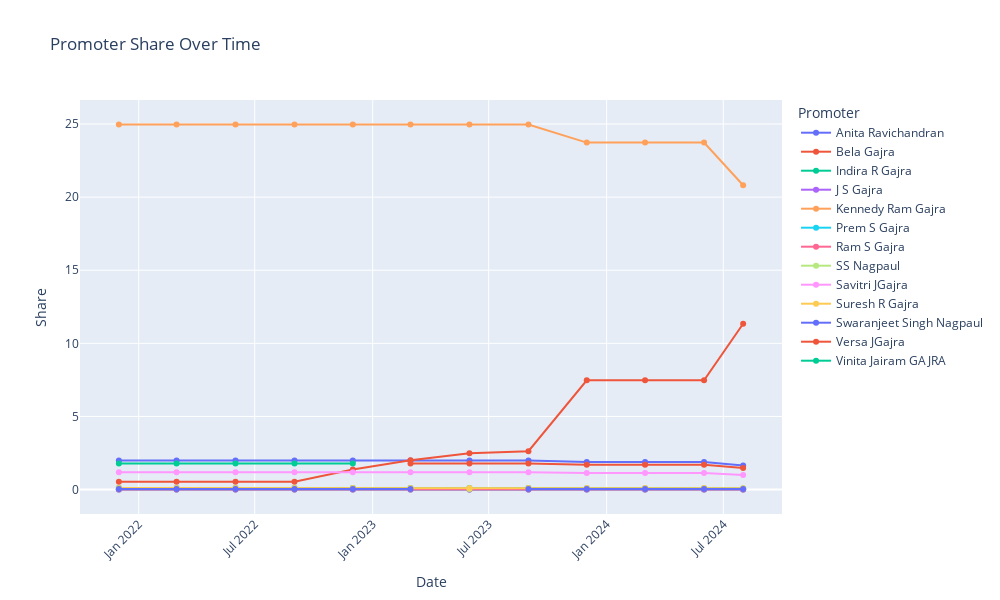

Here is the notebook cell this chart was saved with:
### Code cell
df = pd.DataFrame(gt)

def line(data):


    df['Date'] = pd.to_datetime(df['Date'])
    df['Date'] = df['Date'].dt.strftime('%Y-%d-%m')


    df_pivot = df.pivot(index='Date', columns='Promoter', values='Share')


    fig = go.Figure()

    for promoter in df_pivot.columns:
        fig.add_trace(go.Scatter(
            x=df_pivot.index,
            y=df_pivot[promoter],
            mode='lines+markers',
            name=promoter
        ))

    fig.update_layout(
        title='Promoter Share Over Time',
        xaxis_title='Date',
        yaxis_title='Share',
        xaxis=dict(tickangle=-45),
        legend_title='Promoter',
        width=1000,
        height=600
    )

    fig.show()

### Figure 1 — Plotly figure (JSON) as saved in the notebook; plotly's stock layout.template omitted (floating-point values rounded to 4 significant figures)
{"data": [{"mode": "lines+markers", "name": "Anita Ravichandran", "type": "scatter", "x": ["2021-12-01", "2022-03-01", "2022-06-01", "2022-09-01", "2022-12-01", "2023-03-01", "2023-06-01", "2023-09-01", "2023-12-01", "2024-03-01", "2024-06-01", "2024-08-01"], "y": [1.98, 1.98, 1.98, 1.98, 1.98, 1.98, 1.98, 1.98, 1.88, 1.88, 1.88, 1.65]}, {"mode": "lines+markers", "name": "Bela Gajra", "type": "scatter", "x": ["2021-12-01", "2022-03-01", "2022-06-01", "2022-09-01", "2022-12-01", "2023-03-01", "2023-06-01", "2023-09-01", "2023-12-01", "2024-03-01", "2024-06-01", "2024-08-01"], "y": [0.54, 0.54, 0.54, 0.54, 1.37, 2, 2.49, 2.62, 7.47, 7.47, 7.47, 11.34]}, {"mode": "lines+markers", "name": "Indira R Gajra", "type": "scatter", "x": ["2021-12-01", "2022-03-01", "2022-06-01", "2022-09-01", "2022-12-01", "2023-03-01", "2023-06-01", "2023-09-01", "2023-12-01", "2024-03-01", "2024-06-01", "2024-08-01"], "y": [0.1, 0.1, 0.1, 0.1, 0.1, 0.1, 0.1, 0.1, 0.09, 0.09, 0.09, 0.08]}, {"mode": "lines+markers", "name": "J S Gajra", "type": "scatter", "x": ["2021-12-01", "2022-03-01", "2022-06-01", "2022-09-01", "2022-12-01", "2023-03-01", "2023-06-01", "2023-09-01", "2023-12-01", "2024-03-01", "2024-06-01", "2024-08-01"], "y": [0.01, 0.01, 0.01, 0.01, 0.01, 0.01, 0.01, 0.01, 0.01, 0.01, 0.01, 0.01]}, {"mode": "lines+markers", "name": "Kennedy Ram Gajra", "type": "scatter", "x": ["2021-12-01", "2022-03-01", "2022-06-01", "2022-09-01", "2022-12-01", "2023-03-01", "2023-06-01", "2023-09-01", "2023-12-01", "2024-03-01", "2024-06-01", "2024-08-01"], "y": [24.97, 24.97, 24.97, 24.97, 24.97, 24.97, 24.97, 24.97, 23.73, 23.73, 23.73, 20.81]}, {"mode": "lines+markers", "name": "Prem S Gajra", "type": "scatter", "x": ["2021-12-01", "2022-03-01", "2022-06-01", "2022-09-01", "2022-12-01", "2023-03-01", "2023-06-01", "2023-09-01", "2023-12-01", "2024-03-01", "2024-06-01", "2024-08-01"], "y": [0, 0, 0, 0, 0, 0, 0, 0, 0, 0, 0, 0]}, {"mode": "lines+markers", "name": "Ram S Gajra", "type": "scatter", "x": ["2021-12-01", "2022-03-01", "2022-06-01", "2022-09-01", "2022-12-01", "2023-03-01", "2023-06-01", "2023-09-01", "2023-12-01", "2024-03-01", "2024-06-01", "2024-08-01"], "y": [0.01, 0.01, 0.01, 0.01, 0.01, 0.01, 0.01, 0.01, 0.01, 0.01, 0.01, 0.01]}, {"mode": "lines+markers", "name": "SS Nagpaul", "type": "scatter", "x": ["2021-12-01", "2022-03-01", "2022-06-01", "2022-09-01", "2022-12-01", "2023-03-01", "2023-06-01", "2023-09-01", "2023-12-01", "2024-03-01", "2024-06-01", "2024-08-01"], "y": [null, null, null, null, null, null, 0.03, null, null, null, null, null]}, {"mode": "lines+markers", "name": "Savitri JGajra", "type": "scatter", "x": ["2021-12-01", "2022-03-01", "2022-06-01", "2022-09-01", "2022-12-01", "2023-03-01", "2023-06-01", "2023-09-01", "2023-12-01", "2024-03-01", "2024-06-01", "2024-08-01"], "y": [1.19, 1.19, 1.19, 1.19, 1.19, 1.19, 1.19, 1.19, 1.13, 1.13, 1.13, 0.99]}, {"mode": "lines+markers", "name": "Suresh R Gajra", "type": "scatter", "x": ["2021-12-01", "2022-03-01", "2022-06-01", "2022-09-01", "2022-12-01", "2023-03-01", "2023-06-01", "2023-09-01", "2023-12-01", "2024-03-01", "2024-06-01", "2024-08-01"], "y": [0.11, 0.11, 0.11, 0.11, 0.11, 0.11, 0.11, 0.11, 0.1, 0.1, 0.1, 0.09]}, {"mode": "lines+markers", "name": "Swaranjeet Singh Nagpaul", "type": "scatter", "x": ["2021-12-01", "2022-03-01", "2022-06-01", "2022-09-01", "2022-12-01", "2023-03-01", "2023-06-01", "2023-09-01", "2023-12-01", "2024-03-01", "2024-06-01", "2024-08-01"], "y": [0.03, 0.03, 0.03, 0.03, 0.03, 0.03, null, 0.03, 0.03, 0.03, 0.03, 0.03]}, {"mode": "lines+markers", "name": "Versa JGajra", "type": "scatter", "x": ["2021-12-01", "2022-03-01", "2022-06-01", "2022-09-01", "2022-12-01", "2023-03-01", "2023-06-01", "2023-09-01", "2023-12-01", "2024-03-01", "2024-06-01", "2024-08-01"], "y": [null, null, null, null, null, 1.78, 1.78, 1.78, 1.69, 1.69, 1.69, 1.48]}, {"mode": "lines+markers", "name": "Vinita Jairam GAJRA", "type": "scatter", "x": ["2021-12-01", "2022-03-01", "2022-06-01", "2022-09-01", "2022-12-01", "2023-03-01", "2023-06-01", "2023-09-01", "2023-12-01", "2024-03-01", "2024-06-01", "2024-08-01"], "y": [1.78, 1.78, 1.78, 1.78, 1.78, null, null, null, null, null, null, null]}], "layout": {"height": 600, "legend": {"title": {"text": "Promoter"}}, "title": {"text": "Promoter Share Over Time"}, "width": 1000, "xaxis": {"tickangle": -45, "title": {"text": "Date"}}, "yaxis": {"title": {"text": "Share"}}}}
